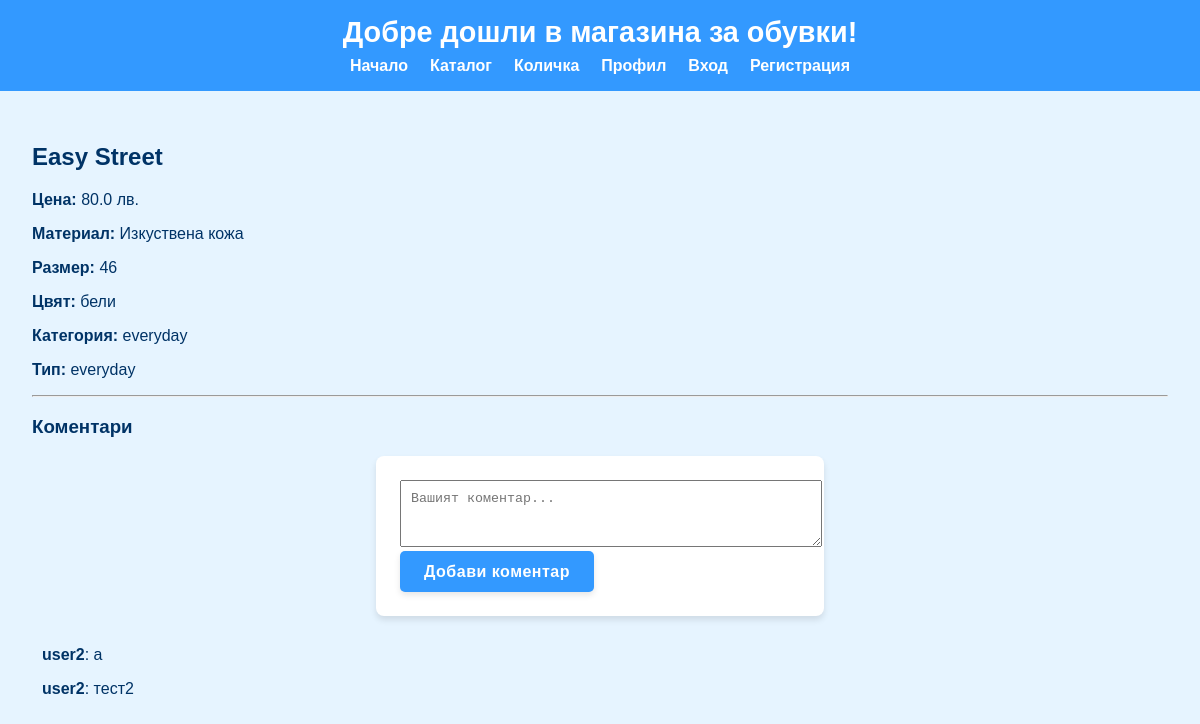
Screenshot of /catalog/5 with the database file from the repository.
### models.py (models this page shows, shortened)
class Shoe(db.Model):
    __tablename__ = "shoes"
    id = db.Column(db.Integer, primary_key=True)
    name = db.Column(db.String(100), nullable=False)
    price = db.Column(db.Float, nullable=False)
    material = db.Column(db.String(100), nullable=False)
    size = db.Column(db.Integer, nullable=False)
    color = db.Column(db.String(100), nullable=False)
    category = db.Column(db.String(50), nullable=False)
    type = db.Column(db.String(50))
    __mapper_args__ = {
        "polymorphic_identity": "shoe",
        "polymorphic_on": type
    }

class EverydayShoes(Shoe):
    __mapper_args__ = {"polymorphic_identity": "everyday"}

class Comment(db.Model):
    __tablename__ = "comments"
    id = db.Column(db.Integer, primary_key=True)
    comment = db.Column(db.String(500), nullable=False)
    user_id = db.Column(db.Integer, db.ForeignKey("users.id"), nullable=False)
    shoe_id = db.Column(db.Integer, db.ForeignKey("shoes.id"), nullable=False)
    parent_id = db.Column(db.Integer, db.ForeignKey("comments.id"), nullable=True)
    user = db.relationship("User", backref="comments", lazy=True)
    replies = db.relationship("Comment", backref=db.backref("parent", remote_side=[id]), lazy=True)

class User(db.Model):
    __tablename__ = "users"
    id = db.Column(db.Integer, primary_key=True)
    username = db.Column(db.String(100), unique=True, nullable=False)
    email = db.Column(db.String(120), unique=True, nullable=False)
    password = db.Column(db.String(200), nullable=False)
    role = db.Column(db.String(20), default="user")

### controllers/catalog_controller.py (the view, shortened to what this page needs)
@catalog_bp.route("/<int:shoe_id>", methods=["GET", "POST"])
def shoe_details(shoe_id):
    shoe = Shoe.query.get_or_404(shoe_id)
    comments = Comment.query.filter_by(shoe_id=shoe_id, parent_id=None).all()
    return render_template("shoe_details.html", shoe=shoe, comments=comments)

### app.py (called while the page is built, shortened)
@app.before_request
def restrict_admin_pages():
    if request.path.startswith("/admin"):
        if session.get("role") != "admin":
            flash("Нямате достъп до админ панела.", "error")
            return redirect(url_for("index"))

@app.before_request
def setup_database():
    db.create_all()
    if not User.query.filter_by(username="admin").first():
        hashed_password = generate_password_hash("admin123")
        admin_user = User(username="admin", email="admin@admin.com", password=hashed_password, role="admin")
        db.session.add(admin_user)
        db.session.commit()

### templates/shoe_details.html (shortened to what this page needs)
{% extends "base.html" %}
{% block content %}
<div class="container">
    <h2 class="text-center mt-4">{{ shoe.name }}</h2>
    <div class="shoe-info" style="margin-top: 20px;">
        <p><strong>Цена:</strong> {{ shoe.price }} лв.</p>
        <p><strong>Материал:</strong> {{ shoe.material }}</p>
        <p><strong>Размер:</strong> {{ shoe.size }}</p>
        <p><strong>Цвят:</strong> {{ shoe.color }}</p>
        <p><strong>Категория:</strong> {{ shoe.category }}</p>
        {% if shoe.type %}
            <p><strong>Тип:</strong> {{ shoe.type }}</p>
        {% endif %}
    </div>
    <hr>
    <h3>Коментари</h3>
    <form method="POST" style="margin-top: 10px; margin-bottom: 30px;">
        <textarea name="comment" placeholder="Вашият коментар..." rows="3" style="width: 100%; padding: 10px;" required></textarea><br>
        <button type="submit" class="btn btn-primary mt-2">Добави коментар</button>
    </form>
    <div>
        {% if comments %}
            {% for comment in comments %}
                {% include "partials/comment_thread.html" with context %}
            {% endfor %}
        {% else %}
            <p>Все още няма коментари.</p>
        {% endif %}
    </div>
</div>
{% endblock %}

### templates/partials/comment_thread.html (shortened to what this page needs)
<div style="margin-left: {{ 30 if comment.parent_id else 0 }}px; border-left: {% if comment.parent_id %}2px solid #ccc{% endif %}; padding-left: 10px; margin-top: 15px;">
    <p>
        <strong>{{ comment.user.username if comment.user else "Анонимен" }}</strong>: {{ comment.comment }}
    </p>
</div>

### static/styles.css (style rules this page uses)
:root { --primary-color: #e6f4ff; --secondary-color: #3399ff; --text-color: #003366; }
body { font-family: Arial, sans-serif; margin: 0; background-color: var(--primary-color); color: var(--text-color); }
form { background: white; padding: 1.5rem; border-radius: 8px; max-width: 400px; margin: auto; box-shadow: 0 4px 6px rgba(0,0,0,0.1); }
form button { background: var(--secondary-color); color: white; border: none; padding: 0.7rem 1.5rem; border-radius: 5px; cursor: pointer; }
button { background-color: var(--secondary-color); color: white; border: none; padding: 0.75rem 1.5rem; border-radius: 6px; font-size: 1rem; font-weight: bold; letter-spacing: 0.5px; cursor: pointer; transition: all 0.3s ease; box-shadow: 0 3px 6px rgba(0,0,0,0.1); }

### rows the page displays
EverydayShoes: name "Easy Street", price "80.0", material "Изкуствена кожа", size "46", color "бели", category "everyday", type "everyday"
Comment: user "user2", comment "а"
Comment: user "user2", comment "тест2"
